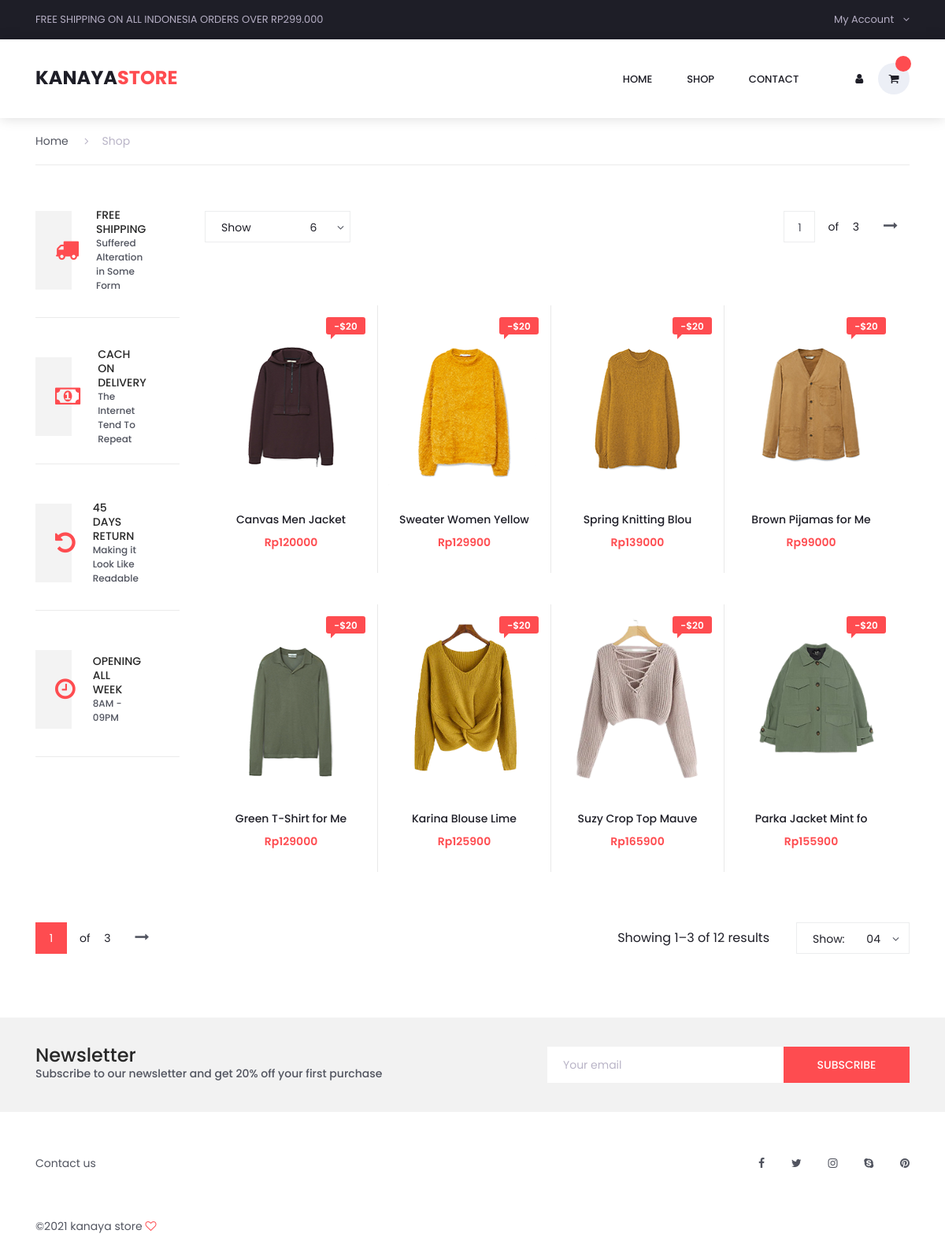
Page /webuser/categories.php on the committed database.
### tables this page shows
CREATE TABLE `product` (
  `ItemId` int(11) NOT NULL,
  `ItemName` varchar(20) NOT NULL,
  `Description` varchar(200) NOT NULL,
  `Size` varchar(10) NOT NULL,
  `Image` varchar(100) NOT NULL,
  `Price` float NOT NULL
);

### webuser/categories.php (the view, shortened to what this page needs)
<!DOCTYPE html>
<html lang="en">
<head>
<link rel="stylesheet" type="text/css" href="styles/bootstrap4/bootstrap.min.css">
<link href="plugins/font-awesome-4.7.0/css/font-awesome.min.css" rel="stylesheet" type="text/css">
<link rel="stylesheet" type="text/css" href="plugins/OwlCarousel2-2.2.1/owl.carousel.css">
<link rel="stylesheet" type="text/css" href="plugins/OwlCarousel2-2.2.1/owl.theme.default.css">
<link rel="stylesheet" type="text/css" href="plugins/OwlCarousel2-2.2.1/animate.css">
<link rel="stylesheet" type="text/css" href="plugins/jquery-ui-1.12.1.custom/jquery-ui.css">
<link rel="stylesheet" type="text/css" href="styles/categories_styles.css">
<link rel="stylesheet" type="text/css" href="styles/categories_responsive.css">
</head>
<body>
<div class="super_container">
	<?php
		include "header.php";
	?>
	<div class="container product_section_container">
		<div class="row">
			<div class="col product_section clearfix">
				<div class="breadcrumbs d-flex flex-row align-items-center">
					<ul>
						<li><a href="index.php">Home</a></li>
						<li class="active"><a href="categories.php"><i class="fa fa-angle-right" aria-hidden="true"></i>Shop</a></li>
					</ul>
				</div>
				<div class="sidebar">
					<div class="sidebar_section">
						<div class="col-lg-3 benefit_col">
							<div class="benefit_item d-flex flex-row align-items-center">
								<div class="benefit_icon"><i class="fa fa-truck" aria-hidden="true"></i></div>
								<div class="benefit_content">
									<h6>free shipping</h6>
									<p>Suffered Alteration in Some Form</p>
								</div>
							</div>
						</div>
					</div>
					<div class="sidebar_section">
						<div class="col-lg-3 benefit_col">
							<div class="benefit_item d-flex flex-row align-items-center">
								<div class="benefit_icon"><i class="fa fa-money" aria-hidden="true"></i></div>
								<div class="benefit_content">
									<h6>cach on delivery</h6>
									<p>The Internet Tend To Repeat</p>
								</div>
							</div>
						</div>
					</div>
					<div class="sidebar_section">
						<div class="col-lg-3 benefit_col">
							<div class="benefit_item d-flex flex-row align-items-center">
								<div class="benefit_icon"><i class="fa fa-undo" aria-hidden="true"></i></div>
								<div class="benefit_content">
									<h6>45 days return</h6>
									<p>Making it Look Like Readable</p>
								</div>
							</div>
						</div>
					</div>
					<div class="sidebar_section">
						<div class="col-lg-3 benefit_col">
							<div class="benefit_item d-flex flex-row align-items-center">
								<div class="benefit_icon">
									<i class="fa fa-clock-o" aria-hidden="true"></i>
								</div>
								<div class="benefit_content">
									<h6>opening all week</h6>
									<p>8AM - 09PM</p>
								</div>
							</div>
						</div>
					</div>
				</div>
					<div class="products_iso">
						<div class="row">
							<div class="col">
								<div class="product_sorting_container product_sorting_container_top">
									<ul class="product_sorting">
										<li>
											<span>Show</span>
											<span class="num_sorting_text">6</span>
											<i class="fa fa-angle-down"></i>
										</li>
									</ul>
									<div class="pages d-flex flex-row align-items-center">
										<div class="page_current">
											<span>1</span>
										</div>
										<div class="page_total"><span>of</span> 3</div>
										<div id="next_page" class="page_next"><a href="#"><i class="fa fa-long-arrow-right" aria-hidden="true"></i></a></div>
									</div>
									<br><br>
								</div>
								<div class="product-grid">
									<?php
                                		include "../config/koneksi.php";
                                		$query = "SELECT * FROM product";
                                		$result = mysqli_query($connect, $query);
                                		if (mysqli_num_rows($result) > 0) {
                                    		while ($row = mysqli_fetch_assoc($result)) {
                                    ?>
									<form action="shopping_cartAdd.php" method="POST">
									<div class="product-item men">
										<div class="product discount product_filter">
											<div class="product_image">
												<img src="../product/<?php echo $row['Image']; ?>" height="235px" width="235px"/></td>
											</div>
											<div class="product_bubble product_bubble_right product_bubble_red d-flex flex-column align-items-center"><span>-$20</span></div>
											<div class="product_info">
												<h6 class="product_name"><a href="single.html"><?php echo $row["ItemName"] ?></a></h6>
												<div class="product_price">Rp<?php echo $row["Price"] ?></div>
											</div>
										</div>
									</div>
									</form>
									<?php
											}
										} else {
											echo "0 results";
										}
									?>
							</div>
						</div>
					</div>
					<div class="product_sorting_container product_sorting_container_bottom clearfix">
						<ul class="product_sorting">
							<li>
								<span>Show:</span>
								<span class="num_sorting_text">04</span>
								<i class="fa fa-angle-down"></i>
							</li>
						</ul>
						<span class="showing_results">Showing 1–3 of 12 results</span>
						<div class="pages d-flex flex-row align-items-center">
							<div class="page_current">
								<span>1</span>
							</div>
							<div class="page_total"><span>of</span> 3</div>
							<div id="next_page_1" class="page_next"><a href="#"><i class="fa fa-long-arrow-right" aria-hidden="true"></i></a></div>
						</div>
					</div>
				</div>
			</div>
		</div>
	</div>
	<?php
		include "footer.php";
	?>
</div>
</body>
</html>

### rows in the picture
product: Image (picture), ItemName "Canvas Men Jacket", Price "120000"
product: Image (picture), ItemName "Sweater Women Yellow", Price "129900"
product: Image (picture), ItemName "Spring Knitting Blou", Price "139000"
product: Image (picture), ItemName "Brown Pijamas for Me", Price "99000"
product: Image (picture), ItemName "Green T-Shirt for Me", Price "129000"
product: Image (picture), ItemName "Karina Blouse Lime", Price "125900"
product: Image (picture), ItemName "Suzy Crop Top Mauve", Price "165900"
product: Image (picture), ItemName "Parka Jacket Mint fo", Price "155900"
